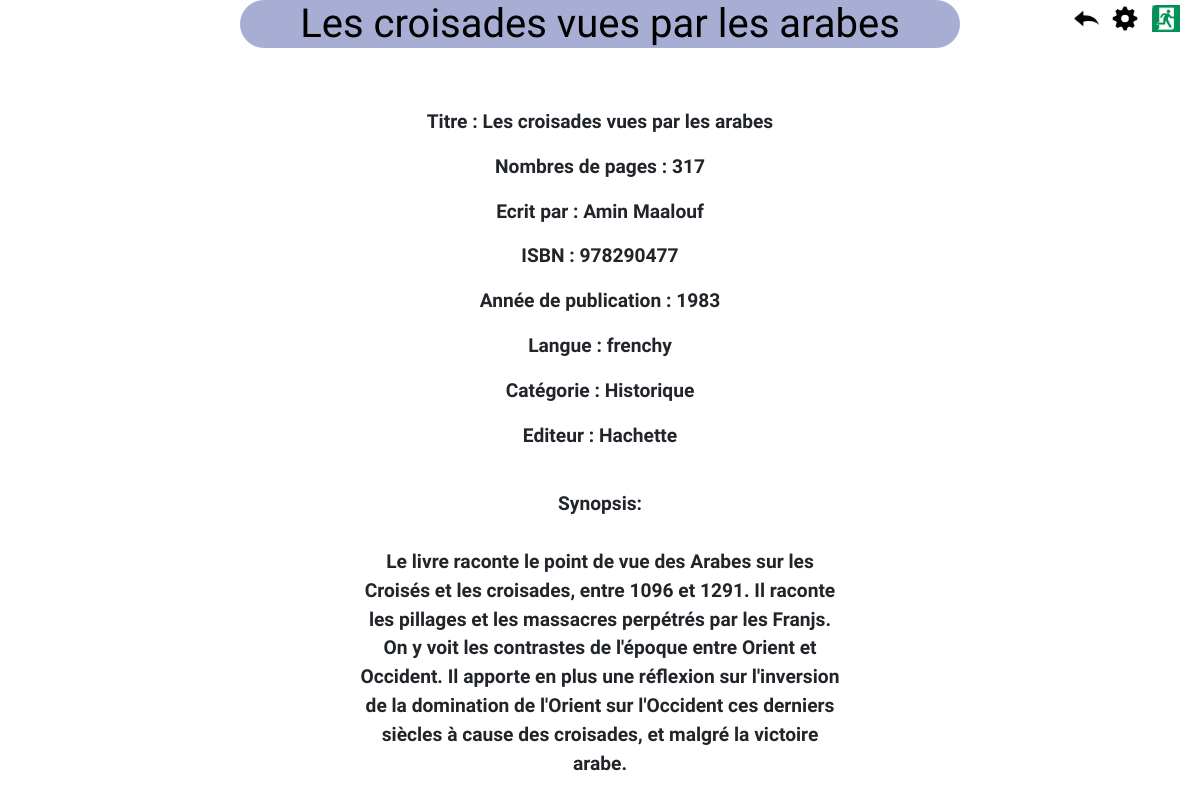
Page /ficheLivre.php?id=12 on the committed database.
### tables this page shows
CREATE TABLE IF NOT EXISTS `livre` (
  `Id_Livre` smallint(5) UNSIGNED NOT NULL AUTO_INCREMENT,
  `Titre` varchar(40) DEFAULT NULL,
  `Synopsis` varchar(600) DEFAULT NULL,
  `Nombre_Pages` smallint(5) UNSIGNED DEFAULT NULL,
  `ISBN` bigint(5) UNSIGNED DEFAULT NULL,
  `Annee_Publication` int(5) DEFAULT NULL,
  `Validation_Livre` varchar(50) DEFAULT NULL,
  `Id_Editeur` smallint(5) UNSIGNED DEFAULT NULL,
  `Id_Langue` smallint(5) UNSIGNED DEFAULT NULL,
  PRIMARY KEY (`Id_Livre`),
  KEY `FK_Livre_Id_Editeur` (`Id_Editeur`),
  KEY `FK_Livre_Id_Langue` (`Id_Langue`)
);

CREATE TABLE IF NOT EXISTS `auteur` (
  `Id_Auteur` smallint(5) UNSIGNED NOT NULL AUTO_INCREMENT,
  `Nom_Auteur` varchar(25) DEFAULT NULL,
  `Prenom_Auteur` varchar(25) DEFAULT NULL,
  PRIMARY KEY (`Id_Auteur`)
);

CREATE TABLE IF NOT EXISTS `langue` (
  `Id_Langue` smallint(5) UNSIGNED NOT NULL AUTO_INCREMENT,
  `Nom_Langue` varchar(20) DEFAULT NULL,
  PRIMARY KEY (`Id_Langue`)
);

CREATE TABLE IF NOT EXISTS `categories` (
  `Id_Categorie` smallint(5) UNSIGNED NOT NULL AUTO_INCREMENT,
  `Nom_Categorie` varchar(25) DEFAULT NULL,
  PRIMARY KEY (`Id_Categorie`)
);

CREATE TABLE IF NOT EXISTS `editeur` (
  `Id_Editeur` smallint(5) UNSIGNED NOT NULL AUTO_INCREMENT,
  `Nom_Editeur` varchar(25) DEFAULT NULL,
  PRIMARY KEY (`Id_Editeur`)
);

### includes.php (called while the page is built)
<?php
include_once 'connexionBD.php';
$DB = new connexionDB();
?>

### connexionBD.php (called while the page is built, shortened)
<?php
class connexionDB {
	private $host ='localhost';
	private $name ='mediatheque';
	private $user ='root';
	private $pass ='';
	private $connexion;
	function __construct($host=null,$name=null,$user=null,$pass=null){
		try{
			$this->connexion = new PDO('mysql:host='.$this->host.';dbname='.$this->name,
				$this->user,$this->pass,array(
				PDO::MYSQL_ATTR_INIT_COMMAND => 'SET NAMES UTF8',
				PDO::ATTR_ERRMODE => PDO::ERRMODE_WARNING
			));
		}catch (PDOException $e){
			echo 'Erreur : Impossible de se connecter à la BDD !';die();
		}
		}
	public function query($sql , $data=array()){
 			$req = $this->connexion->prepare($sql);
 			$req->execute($data);
 			return $req;
		}
}
?>

### ficheLivre.php (the view, shortened to what this page needs)
<?php
include_once('includes.php');
$id = htmlspecialchars(trim($_GET["id"]));
$req = $DB->query(
    'SELECT Prenom_Auteur,Nom_Auteur,Titre,Annee_publication,Nombre_Pages,ISBN,Nom_Categorie,livre.Id_Livre,Synopsis,Nom_Langue,Nom_Editeur FROM livre
    INNER JOIN ecrit_par ON livre.Id_Livre = ecrit_par.Id_Livre
    INNER JOIN auteur ON auteur.Id_Auteur = ecrit_par.Id_Auteur
    INNER JOIN trie_par ON trie_par.Id_Livre = livre.Id_Livre
    INNER JOIN categories ON categories.Id_Categorie = trie_par.Id_Categorie
    INNER JOIN langue ON livre.Id_Langue = langue.Id_Langue
    INNER JOIN editeur ON livre.Id_Editeur = editeur.Id_Editeur
    WHERE livre.Id_Livre = :idLivre',array('idLivre' => $id));
?>
<!DOCTYPE html>
<html lang="en">
<head>
<link rel="stylesheet" type="text/css" href="./style-CSS.css">
<link rel="stylesheet" type="text/css" href="https://bootswatch.com/4/sketchy/bootstrap.min.css">
</head>
<body>
<?php foreach ($req as $r) { ?>
    <h1 class="index-h1"><?= $r['Titre'] ?></h1>
    <p class="baliseP"><strong>Titre :</strong> <?= $r['Titre'] ?></p>
    <p class="baliseP"><strong>Nombres de pages :</strong> <?= $r['Nombre_Pages'] ?></p>
    <p class="baliseP"><strong>Ecrit par :</strong>  <?php echo $r['Prenom_Auteur'] . ' ' .$r['Nom_Auteur']?></p>
    <p class="baliseP"><strong>ISBN :</strong> <?= $r['ISBN'] ?></p>
    <p class="baliseP"><strong>Année de publication :  </strong> <?= $r['Annee_publication'] ?></p>
    <p class="baliseP"><strong>Langue :</strong> <?= $r['Nom_Langue'] ?></p>
    <p class="baliseP"><strong>Catégorie :</strong> <?= $r['Nom_Categorie'] ?></p>
    <p class="baliseP"><strong>Editeur :</strong> <?= $r['Nom_Editeur'] ?></p>
    <br>
    <p class="balisePSynopsis"><strong>Synopsis:</strong><br><br><?= $r['Synopsis'] ?></p>
    <?php } ?>
     <button id="retourbouton" class="bouton_Back" name="retourArriere" onclick="document.location.href='recherche.php'"><img src=image/back.png height="25" weight="25"></button>
     <button id="deconnexion_bouton" class="bouton_Deco" name="deconnexion" onclick="document.location.href='deconnexion.php'"><img src=image/deco.png height="25" weight="25"></button>
     <button id="modifInfos_bouton" class="bouton_Modif" name="modifierInfosPerso" onclick="document.location.href='formulaireModifInfo.php'"><img src=image/gear.png height="25" weight="25"></button>
</body>
</html>

### style-CSS.css (style rules this page uses)
.index-h1 { text-align: center; color: #000000; border-style: solid #080808; background-color: #a8add4; margin: 0% 20% 5% 20%; border-radius:35px 35px; }
.baliseP { text-align: center; font-size: larger; }
.bouton_Modif { display: block; right: 10px; top: 0; position: absolute ; margin-right: 40px; margin-top: 5px; text-align: center; font:bold 12px; border-radius:35px 35px; background: #f5f5f5; border:white; padding:1px 1px; background: url(image/gear.png); }
.bouton_Deco { display: block; right: 10px; top: 0; position: absolute ; margin-right: 10px; margin-top: 5px; text-align: center; font:bold 12px; background: #f5f5f5; border:white; padding:1px 1px; background: url(image/deco.png); }
.bouton_Back { display: block; right: 10px; top: 0; position: absolute ; margin-right: 90px; margin-top: 5px; text-align: center; font:bold 12px; background: #f5f5f5; border:white; padding:1px 1px; background: url(image/back.png); }
.balisePSynopsis { text-align: center; margin-right:30%; margin-left:30%; font-size: larger; }

### rows in the picture
livre: Titre "Les croisades vues par les arabes", Nombre_Pages "317", auteur.Prenom_Auteur "Amin", auteur.Nom_Auteur "Maalouf", ISBN "978290477", Annee_Publication "1983", Id_Langue.Nom_Langue "frenchy", categories.Nom_Categorie "Historique", Id_Editeur.Nom_Editeur "Hachette", Synopsis "Le livre raconte le point de vue des Arabes sur les Croisés et les croisades, entre 1096 et 1291. Il raconte les pillages et les massacres perpétrés par les Franjs. On y voit les contrastes de l'époque entre Orient et Occident. Il apporte en plus une réflexion sur l'inversion de la domination de l'Orient sur l'Occident ces derniers siècles à cause des croisades, et malgré la victoire arabe."
